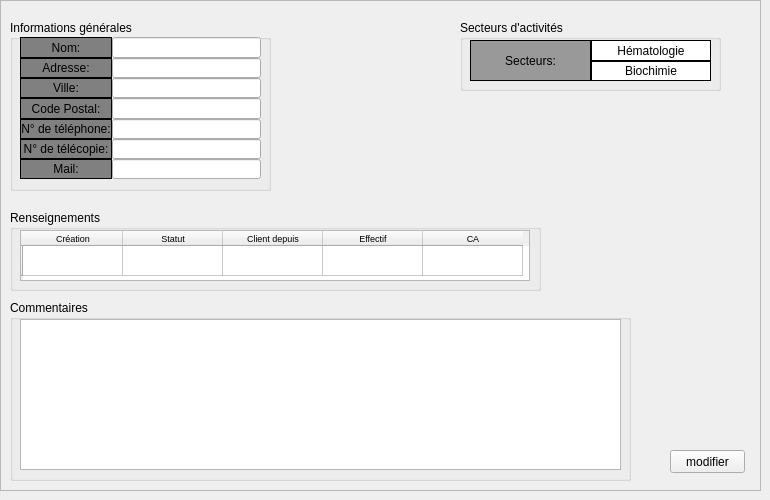
     <widget class="QWidget" name="tab_5">
      <attribute name="title">
       <string>Tab 2</string>
      </attribute>
      <widget class="QFrame" name="frame_infos">
       <property name="geometry">
        <rect>
         <x>0</x>
         <y>0</y>
         <width>761</width>
         <height>491</height>
        </rect>
       </property>
       <property name="frameShape">
        <enum>QFrame::StyledPanel</enum>
       </property>
       <property name="frameShadow">
        <enum>QFrame::Raised</enum>
       </property>
       <widget class="QGroupBox" name="groupBox_12">
        <property name="geometry">
         <rect>
          <x>10</x>
          <y>20</y>
          <width>261</width>
          <height>171</height>
         </rect>
        </property>
        <property name="title">
         <string>Informations générales</string>
        </property>
        <widget class="QWidget" name="gridLayoutWidget">
         <property name="geometry">
          <rect>
           <x>10</x>
           <y>17</y>
           <width>241</width>
           <height>142</height>
          </rect>
         </property>
         <layout class="QGridLayout" name="gridLayout">
          <property name="spacing">
           <number>0</number>
          </property>
          <item row="0" column="0">
           <widget class="QLabel" name="label_5">
            <property name="styleSheet">
             <string notr="true">background: grey; border: 1px solid black;</string>
            </property>
            <property name="text">
             <string>Nom:</string>
            </property>
            <property name="alignment">
             <set>Qt::AlignCenter</set>
            </property>
           </widget>
          </item>
          <item row="0" column="1">
           <widget class="QLineEdit" name="infos_nom_edit"/>
          </item>
          <item row="1" column="0">
           <widget class="QLabel" name="label_7">
            <property name="styleSheet">
             <string notr="true">background: grey; border: 1px solid black;</string>
            </property>
            <property name="text">
             <string>Adresse:</string>
            </property>
            <property name="alignment">
             <set>Qt::AlignCenter</set>
            </property>
           </widget>
          </item>
          <item row="1" column="1">
           <widget class="QLineEdit" name="infos_addresse_edit"/>
          </item>
          <item row="2" column="0">
           <widget class="QLabel" name="label_9">
            <property name="styleSheet">
             <string notr="true">background: grey; border: 1px solid black;</string>
            </property>
            <property name="text">
             <string>Ville:</string>
            </property>
            <property name="alignment">
             <set>Qt::AlignCenter</set>
            </property>
           </widget>
          </item>
          <item row="2" column="1">
           <widget class="QLineEdit" name="infos_ville_edit"/>
          </item>
          <item row="3" column="0">
           <widget class="QLabel" name="label_11">
            <property name="styleSheet">
             <string notr="true">background: grey; border: 1px solid black;</string>
            </property>
            <property name="text">
             <string>Code Postal:</string>
            </property>
            <property name="alignment">
             <set>Qt::AlignCenter</set>
            </property>
           </widget>
          </item>
          <item row="3" column="1">
           <widget class="QLineEdit" name="infos_cp_edit"/>
          </item>
          <item row="4" column="0">
           <widget class="QLabel" name="label_13">
            <property name="styleSheet">
             <string notr="true">background: grey; border: 1px solid black;</string>
            </property>
            <property name="text">
             <string>N° de téléphone:</string>
            </property>
            <property name="alignment">
             <set>Qt::AlignCenter</set>
            </property>
           </widget>
          </item>
          <item row="4" column="1">
           <widget class="QLineEdit" name="infos_tel_edit"/>
          </item>
          <item row="5" column="0">
           <widget class="QLabel" name="label_15">
            <property name="enabled">
             <bool>true</bool>
            </property>
            <property name="styleSheet">
             <string notr="true">background: grey; border: 1px solid black;</string>
            </property>
            <property name="text">
             <string>N° de télécopie:</string>
            </property>
            <property name="alignment">
             <set>Qt::AlignCenter</set>
            </property>
           </widget>
          </item>
          <item row="5" column="1">
           <widget class="QLineEdit" name="infos_telecopie_edit"/>
          </item>
          <item row="6" column="0">
           <widget class="QLabel" name="label_17">
            <property name="styleSheet">
             <string notr="true">background: grey; border: 1px solid black;</string>
            </property>
            <property name="text">
             <string>Mail:</string>
            </property>
            <property name="alignment">
             <set>Qt::AlignCenter</set>
            </property>
           </widget>
          </item>
          <item row="6" column="1">
           <widget class="QLineEdit" name="infos_mail_edit"/>
          </item>
         </layout>
        </widget>
       </widget>
       <widget class="QGroupBox" name="groupBox_13">
        <property name="geometry">
         <rect>
          <x>10</x>
          <y>210</y>
          <width>531</width>
          <height>81</height>
         </rect>
        </property>
        <property name="title">
         <string>Renseignements</string>
        </property>
        <widget class="QTableWidget" name="infos_tab_renseignements">
         <property name="geometry">
          <rect>
           <x>10</x>
           <y>20</y>
           <width>510</width>
           <height>51</height>
          </rect>
         </property>
         <property name="font">
          <font>
           <pointsize>7</pointsize>
          </font>
         </property>
         <row>
          <property name="text">
           <string/>
          </property>
         </row>
         <column>
          <property name="text">
           <string>Création</string>
          </property>
          <property name="font">
           <font>
            <pointsize>7</pointsize>
           </font>
          </property>
         </column>
         <column>
          <property name="text">
           <string>Statut</string>
          </property>
          <property name="font">
           <font>
            <pointsize>7</pointsize>
           </font>
          </property>
         </column>
         <column>
          <property name="text">
           <string>Client depuis</string>
          </property>
          <property name="font">
           <font>
            <pointsize>7</pointsize>
           </font>
          </property>
         </column>
         <column>
          <property name="text">
           <string>Effectif</string>
          </property>
          <property name="font">
           <font>
            <pointsize>7</pointsize>
           </font>
          </property>
         </column>
         <column>
          <property name="text">
           <string>CA</string>
          </property>
          <property name="font">
           <font>
            <pointsize>7</pointsize>
           </font>
          </property>
         </column>
        </widget>
       </widget>
       <widget class="QGroupBox" name="groupBox_15">
        <property name="geometry">
         <rect>
          <x>460</x>
          <y>20</y>
          <width>261</width>
          <height>71</height>
         </rect>
        </property>
        <property name="title">
         <string>Secteurs d'activités</string>
        </property>
        <widget class="QWidget" name="gridLayoutWidget_3">
         <property name="geometry">
          <rect>
           <x>10</x>
           <y>20</y>
           <width>241</width>
           <height>41</height>
          </rect>
         </property>
         <layout class="QGridLayout" name="gridLayout_2">
          <property name="spacing">
           <number>0</number>
          </property>
          <item row="0" column="0" rowspan="2">
           <widget class="QLabel" name="label_6">
            <property name="styleSheet">
             <string notr="true">background: #999999; border: 1px solid black;</string>
            </property>
            <property name="text">
             <string>Secteurs:</string>
            </property>
            <property name="alignment">
             <set>Qt::AlignCenter</set>
            </property>
           </widget>
          </item>
          <item row="0" column="1">
           <widget class="QLabel" name="label_8">
            <property name="styleSheet">
             <string notr="true">background: white; border: 1px solid black;</string>
            </property>
            <property name="text">
             <string>Hématologie</string>
            </property>
            <property name="alignment">
             <set>Qt::AlignCenter</set>
            </property>
           </widget>
          </item>
          <item row="1" column="1">
           <widget class="QLabel" name="label_10">
            <property name="styleSheet">
             <string notr="true">background: white; border: 1px solid black;</string>
            </property>
            <property name="text">
             <string>Biochimie</string>
            </property>
            <property name="alignment">
             <set>Qt::AlignCenter</set>
            </property>
           </widget>
          </item>
         </layout>
        </widget>
       </widget>
       <widget class="QGroupBox" name="groupBox_14">
        <property name="geometry">
         <rect>
          <x>10</x>
          <y>300</y>
          <width>621</width>
          <height>181</height>
         </rect>
        </property>
        <property name="title">
         <string>Commentaires</string>
        </property>
        <widget class="QTextEdit" name="infos_commentaire_edit">
         <property name="geometry">
          <rect>
           <x>10</x>
           <y>19</y>
           <width>601</width>
           <height>151</height>
          </rect>
         </property>
        </widget>
       </widget>
       <widget class="QPushButton" name="B_mod_info_view">
        <property name="geometry">
         <rect>
          <x>670</x>
          <y>450</y>
          <width>75</width>
          <height>23</height>
         </rect>
        </property>
        <property name="text">
         <string>modifier</string>
        </property>
       </widget>
       <widget class="QLabel" name="nom_info_img">
        <property name="geometry">
         <rect>
          <x>280</x>
          <y>40</y>
          <width>21</width>
          <height>16</height>
         </rect>
        </property>
        <property name="text">
         <string/>
        </property>
       </widget>
       <widget class="QLabel" name="addr_info_img">
        <property name="geometry">
         <rect>
          <x>280</x>
          <y>60</y>
          <width>21</width>
          <height>16</height>
         </rect>
        </property>
        <property name="text">
         <string/>
        </property>
       </widget>
       <widget class="QLabel" name="ville_info_img">
        <property name="geometry">
         <rect>
          <x>280</x>
          <y>80</y>
          <width>21</width>
          <height>16</height>
         </rect>
        </property>
        <property name="text">
         <string/>
        </property>
       </widget>
       <widget class="QLabel" name="cp_info_img">
        <property name="geometry">
         <rect>
          <x>280</x>
          <y>100</y>
          <width>21</width>
          <height>16</height>
         </rect>
        </property>
        <property name="text">
         <string/>
        </property>
       </widget>
       <widget class="QLabel" name="tel_info_img">
        <property name="geometry">
         <rect>
          <x>280</x>
          <y>120</y>
          <width>21</width>
          <height>16</height>
         </rect>
        </property>
        <property name="text">
         <string/>
        </property>
       </widget>
       <widget class="QLabel" name="fax_info_img">
        <property name="geometry">
         <rect>
          <x>280</x>
          <y>140</y>
          <width>21</width>
          <height>16</height>
         </rect>
        </property>
        <property name="text">
         <string/>
        </property>
       </widget>
       <widget class="QLabel" name="mail_info_img">
        <property name="geometry">
         <rect>
          <x>280</x>
          <y>160</y>
          <width>21</width>
          <height>16</height>
         </rect>
        </property>
        <property name="text">
         <string/>
        </property>
       </widget>
       <widget class="QLabel" name="com_info_img">
        <property name="geometry">
         <rect>
          <x>640</x>
          <y>350</y>
          <width>21</width>
          <height>16</height>
         </rect>
        </property>
        <property name="text">
         <string/>
        </property>
       </widget>
      </widget>
     </widget>
